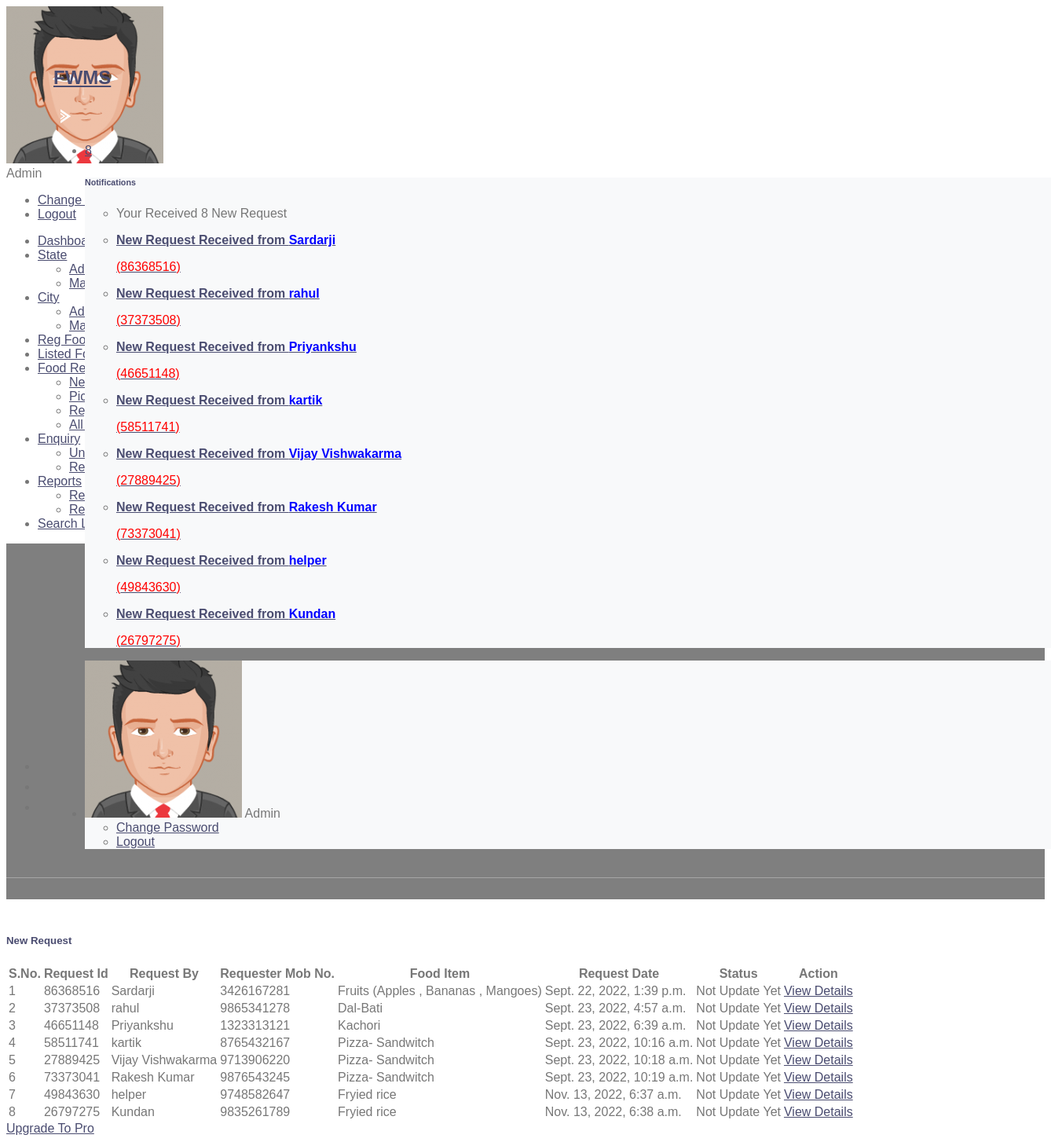
Page /newRequest (signed in) on the committed database.
### foodwaste/models.py (models this page shows, shortened)
class Foodrequests(models.Model):
    food = models.ForeignKey(Food, on_delete=models.CASCADE, null=True)
    requestNumber = models.CharField(max_length=150, null=True)
    fullName = models.CharField(max_length=250, null=True)
    mobileNumber = models.CharField(max_length=15, null=True)
    message = models.CharField(max_length=350, null=True)
    requestDate = models.DateTimeField(auto_now_add=True)
    status = models.CharField(max_length=50, null=True) #tobc
    donorRemark = models.CharField(max_length=250, null=True)
    requestCompletionDate = models.DateField(null=True)

class Food(models.Model):
    donorid = models.ForeignKey(Donor, on_delete=models.CASCADE, null=True)
    foodId = models.CharField(max_length=150, null=True)
    FoodItems = models.CharField(max_length=250, null=True)
    city = models.ForeignKey(City, on_delete=models.CASCADE)
    Description = models.CharField(max_length=300, null=True)
    PickupDate = models.DateField(null=True)
    PickupAddress = models.CharField(max_length=250, null=True)
    ContactPerson = models.CharField(max_length=150, null=True)
    CPMobNumber = models.CharField(max_length=15, null=True)
    Image = models.FileField(null=True,blank=True)
    CreationDate = models.DateTimeField(auto_now_add=True)
    UpdationDate = models.DateField(null=True)

### foodwaste/views.py (the view)
# urls.py: path('newRequest', newRequest, name='newRequest'),
def newRequest(request):
    if not request.user.is_authenticated:
        return redirect('admin_login')
    foodrequest = Foodrequests.objects.filter(status__isnull=True)
    return render(request, 'admin/newRequest.html', locals())

### foodwaste/templatetags/custom_tag.py (called while the page is built)
@register.filter(name = 'notification')
def notification(obj):
    foodrequest  = Foodrequests.objects.filter(status=None)
    return foodrequest

@register.simple_tag()
def notificationcount(*args, **kwargs):
    foodrequestcount  = Foodrequests.objects.filter(status=None).count()
    return foodrequestcount

### foodwaste/templates/admin/newRequest.html (shortened to what this page needs)
{% extends 'admin_base.html' %}
{% load static %}
{% block main %}
<section class="pcoded-main-container">
    <div class="pcoded-content">
        <div class="page-header">
            <div class="page-block">
                <div class="row align-items-center">
                    <div class="col-md-12">
                        <div class="page-header-title">
                            <h5 class="m-b-10">New Request</h5>
                        </div>
                        <ul class="breadcrumb">
                            <li class="breadcrumb-item"><a href="{% url 'dashboard' %}"></a></li>
                            <li class="breadcrumb-item"><a href="">Request</a></li>
                            <li class="breadcrumb-item"><a href="">New Request</a></li>
                        </ul>
                    </div>
                </div>
            </div>
        </div>
        <div class="row">
            <div class="col-md-12">
                <div class="card">
                    <div class="card-header">
                        <h5>New Request</h5>
                    </div>
                    <div class="card-body table-border-style">
                        <div class="table-responsive">
                            <table class="table">
                                <thead>
                                <tr>
                                    <th class="ml-5">S.No.</th>
                                    <th>Request Id</th>
                                    <th>Request By</th>
                                    <th>Requester Mob No.</th>
                                    <th>Food Item</th>
                                    <th>Request Date</th>
                                    <th>Status</th>
                                    <th>Action</th>
                                </tr>
                                </thead>
                                <tbody>
                                {% for i in foodrequest %}
                                <tr>
                                    <td>{{forloop.counter}}</td>
                                    <td>{{i.requestNumber}}</td>
                                    <td>{{i.fullName}}</td>
                                    <td>{{i.mobileNumber}}</td>
                                    <td>{{i.food.FoodItems}}</td>
                                    <td>{{i.requestDate}}</td>
                                    {% if i.status == None%}
                                    <td>Not Update Yet</td>
                                    {% else %}
                                    <td>{{i.status}}</td>
                                    {% endif %}
                                    <td><a href="{% url 'view_requestDtls' i.id %}" class="text-primary">View Details</a></td>
                                </tr>
                                {% endfor %}
                                </tbody>
                            </table>
                        </div>
                    </div>
                </div>
            </div>
        </div>
    </div>
</section>
{% endblock %}

### foodwaste/templates/admin_base.html (shortened to what this page needs)
{% load static %}
{% load custom_tag %}
<!DOCTYPE html>
<html lang="en">
<head>
    <link rel="stylesheet" href="{% static 'assets/css/style.css' %}">
</head>
<body class="">
<nav class="pcoded-navbar  ">
    <div class="navbar-wrapper  ">
        <div class="navbar-content scroll-div ">
            <div class="">
                <div class="main-menu-header">
                    <img class="img-radius" src="{% static 'assets/images/user/avatar-2.png' %}" alt="User-Profile-Image">
                    <div class="user-details">
                        <div id="more-details">Admin</div>
                    </div>
                </div>
                <div class="collapse" id="nav-user-link">
                    <ul class="list-unstyled">
                        <li class="list-group-item"><a href="{% url 'changePassword' %}">Change Password</a>
                        </li>
                        <li class="list-group-item"><a href="/logout">Logout</a></li>
                    </ul>
                </div>
            </div>
            <ul class="nav pcoded-inner-navbar ">
                <li class="nav-item">
                    <a href="{% url 'dashboard' %}" class="nav-link "><span class="pcoded-micon"></span><span
                            class="pcoded-mtext">Dashboard</span></a>
                </li>
                <li class="nav-item pcoded-hasmenu">
                    <a href="#" class="nav-link "><span class="pcoded-micon"></span><span
                            class="pcoded-mtext">State</span></a>
                    <ul class="pcoded-submenu">
                        <li><a href="{% url 'addState' %}">Add State</a></li>
                        <li><a href="{% url 'manageState' %}">Manage State</a></li>
                    </ul>
                </li>
                <li class="nav-item pcoded-hasmenu">
                    <a href="#" class="nav-link "><span class="pcoded-micon"></span><span
                            class="pcoded-mtext">City</span></a>
                    <ul class="pcoded-submenu">
                        <li><a href="{% url 'addCity' %}">Add City</a></li>
                        <li><a href="{% url 'manageCity' %}">Manage City</a></li>
                    </ul>
                </li>
                <li class="nav-item">
                    <a href="{% url 'regFoodDonor' %}" class="nav-link "><span class="pcoded-mtext">Reg Food Donor</span></a>
                </li>
                <li class="nav-item">
                    <a href="{% url 'listedFood' %}" class="nav-link "><span class="pcoded-mtext">Listed Food</span></a>
                </li>
                <li class="nav-item pcoded-hasmenu">
                    <a href="#" class="nav-link "><span class="pcoded-mtext">Food Request</span></a>
                    <ul class="pcoded-submenu">
                        <li><a href="{% url 'newRequest' %}">New Request</a></li>
                        <li><a href="{% url 'completeRequest' %}">Picked/Take Away/Completed</a></li>
                        <li><a href="{% url 'rejectRequest' %}">Rejected Request</a></li>
                        <li><a href="{% url 'allRequest' %}">All Request</a></li>
                    </ul>
                </li>
                <li class="nav-item pcoded-hasmenu">
                    <a href="#" class="nav-link "><span class="pcoded-micon"></span><span
                            class="pcoded-mtext">Enquiry</span></a>
                    <ul class="pcoded-submenu">
                        <li><a href="{% url 'unreadEnquiry' %}">Unread Enquiry</a></li>
                        <li><a href="{% url 'readEnquiry' %}">Read Enquiry</a></li>
                    </ul>
                </li>
                <li class="nav-item pcoded-hasmenu">
                    <a href="#" class="nav-link "><span class="pcoded-micon"></span><span
                            class="pcoded-mtext">Reports</span></a>
                    <ul class="pcoded-submenu">
                        <li><a href="{% url 'reportDonatedFood' %}">Report of Donated Food</a></li>
                        <li><a href="{% url 'reportregfoodDonor' %}">Report of Reg Food Donor</a></li>
                    </ul>
                </li>
                <li class="nav-item">
                    <a href="{% url 'searchFood' %}" class="nav-link "><span class="pcoded-mtext">Search Listed Food</span></a>
                </li>
            </ul>
        </div>
    </div>
</nav>
<header class="navbar pcoded-header navbar-expand-lg navbar-light header-dark">
    <div class="m-header">
        <a href="#!" class="b-brand">
            <h2>FWMS</h2>
            <img src="{% static 'assets/images/logo-icon.png' %}" alt="" class="logo-thumb">
        </a>
    </div>
    <div class="collapse navbar-collapse">
        <ul class="navbar-nav ml-auto">
            <li>
                <div class="dropdown">
                    <a class="dropdown-toggle" href="#" data-toggle="dropdown">
                        <span class="badge badge-pill badge-danger">{% notificationcount %}</span>
                    </a>
                    <div class="dropdown-menu dropdown-menu-right notification">
                        <div class="noti-head">
                            <h6 class="d-inline-block m-b-0">Notifications</h6>
                        </div>
                        <ul class="noti-body">
                            <li class="n-title">
                                <p class="m-b-0">Your Received {% notificationcount %} New Request</p>
                            </li>
                            {% for i in ""|notification %}
                            <li class="notification">
                                <a href="{% url 'newRequest' %}">
                                <div class="media">
                                    <div class="media-body">
                                        <p><strong>New Request Received from <span style="color: blue">{{i.fullName}}</span></strong></p>
                                        <p style="color: red;">({{i.requestNumber}})</p>
                                    </div>
                                </div> </a>
                            </li>
                            {% empty %}
                            <li style="text-align : center">No Records Found</li>
                            {% endfor %}
                        </ul>
                    </div>
                </div>
            </li>
            <li>
                <div class="dropdown drp-user">
                    <div class="dropdown-menu dropdown-menu-right profile-notification">
                        <div class="pro-head">
                            <img src="{% static 'assets/images/user/avatar-2.png' %}" class="img-radius" alt="User-Profile-Image">
                            <span>Admin</span>
                        </div>
                        <ul class="pro-body">
                            <li><a href="{% url 'changePassword' %}" class="dropdown-item"> Change Password</a></li>
                            <li><a href="/logout" class="dropdown-item"> Logout</a></li>
                        </ul>
                    </div>
                </div>
            </li>
        </ul>
    </div>
</header>
{% block main %}
{% endblock %}
</body>
</html>

### foodwaste/static/css/style.css (style rules this page uses)
body { color: #777777; font-weight: 500; background: #ffffff; font-family: 'Quicksand', sans-serif; }
h1, h2, h3, h4, h5, h6 { color: #4a4c70; }
a { color: #4a4c70; transition: .3s; }
.navbar { position: relative; transition: .5s; z-index: 999; }
.navbar .dropdown-menu { margin-top: 0; border: 0; border-radius: 0; background: #f8f9fa; }
@media (min-width: 992px) { .navbar { position: absolute; width: 100%; top: 45px; padding: 20px 60px; background: transparent !important; border-bottom: 1px solid rgba(255, 255, 255, .3); z-index: 9; } }
.page-header { position: relative; margin-bottom: 45px; padding: 210px 0 90px 0; text-align: center; background: linear-gradient(rgba(0, 0, 0, .5), rgba(0, 0, 0, .5)), url(../img/page-header.jpg); background-attachment: fixed; background-position: center; background-repeat: no-repeat; background-size: cover; }
.page-header a { position: relative; padding: 0 12px; font-size: 22px; color: #ffffff; }
.page-header a::after { position: absolute; content: "/"; width: 8px; height: 8px; top: -2px; right: -7px; text-align: center; color: #ffffff; }
.page-header a:last-child::after { display: none; }

### rows in the picture
Foodrequests: fullName "Sardarji", requestNumber "86368516", mobileNumber "3426167281", food.FoodItems "Fruits (Apples , Bananas , Mangoes)", requestDate "Sept. 22, 2022, 1:39 p.m.", shows "Not Update Yet"
Foodrequests: fullName "rahul", requestNumber "37373508", mobileNumber "9865341278", food.FoodItems "Dal-Bati", requestDate "Sept. 23, 2022, 4:57 a.m.", shows "Not Update Yet"
Foodrequests: fullName "Priyankshu", requestNumber "46651148", mobileNumber "1323313121", food.FoodItems "Kachori", requestDate "Sept. 23, 2022, 6:39 a.m.", shows "Not Update Yet"
Foodrequests: fullName "kartik", requestNumber "58511741", mobileNumber "8765432167", food.FoodItems "Pizza- Sandwitch", requestDate "Sept. 23, 2022, 10:16 a.m.", shows "Not Update Yet"
Foodrequests: fullName "Vijay Vishwakarma", requestNumber "27889425", mobileNumber "9713906220", food.FoodItems "Pizza- Sandwitch", requestDate "Sept. 23, 2022, 10:18 a.m.", shows "Not Update Yet"
Foodrequests: fullName "Rakesh Kumar", requestNumber "73373041", mobileNumber "9876543245", food.FoodItems "Pizza- Sandwitch", requestDate "Sept. 23, 2022, 10:19 a.m.", shows "Not Update Yet"
Foodrequests: fullName "helper", requestNumber "49843630", mobileNumber "9748582647", food.FoodItems "Fryied rice", requestDate "Nov. 13, 2022, 6:37 a.m.", shows "Not Update Yet"
Foodrequests: fullName "Kundan", requestNumber "26797275", mobileNumber "9835261789", food.FoodItems "Fryied rice", requestDate "Nov. 13, 2022, 6:38 a.m.", shows "Not Update Yet"
